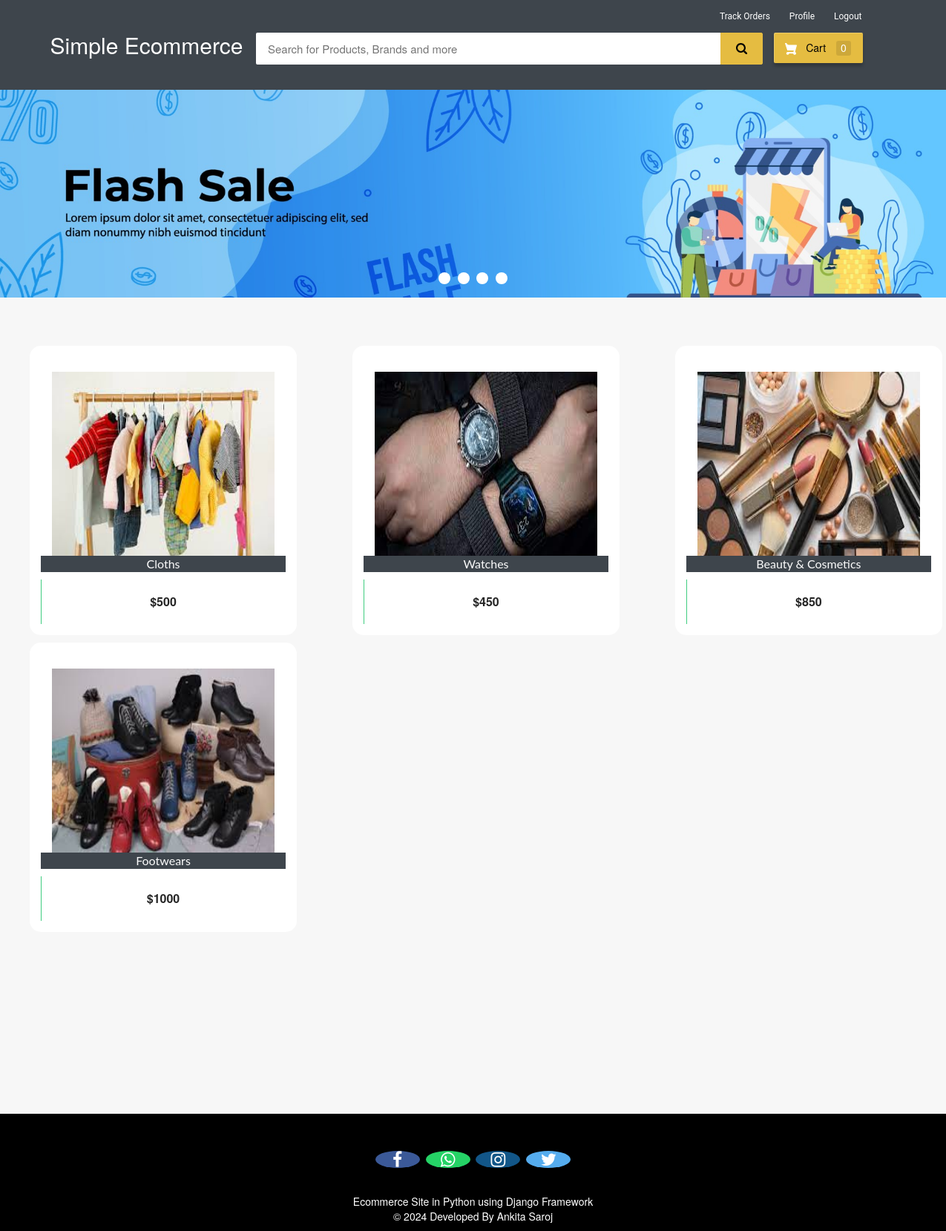
Page /customer-home (signed in) on the committed database.
### ecom/models.py (models this page shows, shortened)
class Product(models.Model):
    id = models.AutoField(primary_key=True)
    name=models.CharField(max_length=40)
    product_image= models.ImageField(upload_to='product_image/',null=True,blank=True)
    price = models.PositiveIntegerField()
    description=models.CharField(max_length=40)

### ecom/views.py (the view)
# urls.py: path('customer-home', views.customer_home_view,name='customer-home'),
@login_required(login_url='customerlogin')
@user_passes_test(is_customer)
def customer_home_view(request):
    products=models.Product.objects.all()
    if 'product_ids' in request.COOKIES:
        product_ids = request.COOKIES['product_ids']
        counter=product_ids.split('|')
        product_count_in_cart=len(set(counter))
    else:
        product_count_in_cart=0
    return render(request,'ecom/customer_home.html',{'products':products,'product_count_in_cart':product_count_in_cart})

### ecom/views.py (called while the page is built)
def is_customer(user):
    return user.groups.filter(name='CUSTOMER').exists()

### templates/ecom/customer_home.html (shortened to what this page needs)
{% extends 'ecom/customer_base.html' %}
{% load static %}
{% block content %}
<div class="row">
  <div class="col-md-12">
    <div class="slider-container">
      <div class="menu">
        <label for="slide-dot-1"></label>
        <label for="slide-dot-2"></label>
        <label for="slide-dot-3"></label>
        <label for="slide-dot-4"></label>
      </div>
        <div class="slide slide-1"></div>
    </div>
  </div>
</div>
  {%if products%}
  <br>
  <div class="row">
      {% for p in products %}
      <div class="column">
      <div class="container page-wrapper" style="width: 450px;">
        <div class="page-inner">
          <div class="row">
            <div class="el-wrapper">
              <div class="box-up">
                <img class="img" src="{% static p.product_image.url %}" alt="product pic" height="300px" width="300px">
                <div class="img-info">
                  <div class="info-inner">
                    <span style="background-color:#3e454c; color:fbfbfb;"class="p-company">{{p.name}}</span>
                  </div>
                </div>
              </div>
              <div class="box-down">
                <a class="cart" href="{% url 'add-to-cart' p.id  %}">
                  <span class="price">${{p.price}}</span>
                  <span class="add-to-cart">
                    <span class="txt"><i class="fa fa-shopping-cart"></i> Add To Cart</span>
                  </span>
                </a>
              </div>
            </div>
          </div>
        </div>
      </div>
      </div>
{% if forloop.counter|divisibleby:"3" %}
    </div>
    <div class="row">
          <br><br><br><br><br>
{% endif %}
  {% endfor %}
</div>
{%else%}
<h3 style="text-align:center; color:#3E454C;">No Search Found</h3>
{%endif%}
<br><br><br>
<br><br><br><br><br><br><br><br><br><br><br><br>
{% endblock content %}

### templates/ecom/customer_base.html (style rules this page uses)
body { background-color: #f7f7f7; }
.menu { cursor: pointer }
.fa { font-size: 23px; width: 60px; text-align: center; text-decoration: none; margin: 5px 2px; border-radius: 50%; }

### rows in the picture
Product: product_image (picture), name "Cloths", price "500"
Product: product_image (picture), name "Watches", price "450"
Product: product_image (picture), name "Beauty & Cosmetics", price "850"
Product: product_image (picture), name "Footwears", price "1000"

### other values in the picture
{{ product_count_in_cart }} "0"
